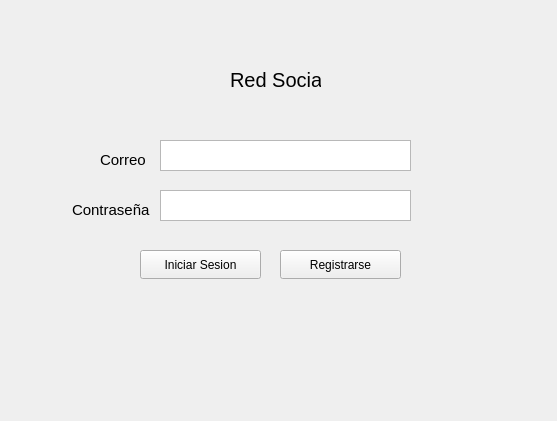
<?xml version="1.0" encoding="UTF-8"?>
<ui version="4.0">
 <class>ModuloEntrada</class>
 <widget class="QDockWidget" name="ModuloEntrada">
  <property name="geometry">
   <rect>
    <x>0</x>
    <y>0</y>
    <width>557</width>
    <height>421</height>
   </rect>
  </property>
  <property name="windowTitle">
   <string>DockWidget</string>
  </property>
  <widget class="QWidget" name="dockWidgetContents">
   <widget class="QTextEdit" name="textEdit">
    <property name="geometry">
     <rect>
      <x>160</x>
      <y>140</y>
      <width>251</width>
      <height>31</height>
     </rect>
    </property>
   </widget>
   <widget class="QLabel" name="label">
    <property name="geometry">
     <rect>
      <x>230</x>
      <y>70</y>
      <width>91</width>
      <height>20</height>
     </rect>
    </property>
    <property name="font">
     <font>
      <pointsize>15</pointsize>
     </font>
    </property>
    <property name="text">
     <string>Red Social</string>
    </property>
   </widget>
   <widget class="QLabel" name="label_2">
    <property name="geometry">
     <rect>
      <x>100</x>
      <y>150</y>
      <width>63</width>
      <height>20</height>
     </rect>
    </property>
    <property name="font">
     <font>
      <pointsize>11</pointsize>
     </font>
    </property>
    <property name="text">
     <string>Correo</string>
    </property>
   </widget>
   <widget class="QLabel" name="label_3">
    <property name="geometry">
     <rect>
      <x>72</x>
      <y>200</y>
      <width>81</width>
      <height>20</height>
     </rect>
    </property>
    <property name="font">
     <font>
      <pointsize>11</pointsize>
     </font>
    </property>
    <property name="text">
     <string>Contraseña</string>
    </property>
   </widget>
   <widget class="QTextEdit" name="textEdit_2">
    <property name="geometry">
     <rect>
      <x>160</x>
      <y>190</y>
      <width>251</width>
      <height>31</height>
     </rect>
    </property>
   </widget>
   <widget class="QPushButton" name="pushButton">
    <property name="geometry">
     <rect>
      <x>140</x>
      <y>250</y>
      <width>121</width>
      <height>29</height>
     </rect>
    </property>
    <property name="text">
     <string>Iniciar Sesion</string>
    </property>
   </widget>
   <widget class="QPushButton" name="pushButton_2">
    <property name="geometry">
     <rect>
      <x>280</x>
      <y>250</y>
      <width>121</width>
      <height>29</height>
     </rect>
    </property>
    <property name="text">
     <string>Registrarse</string>
    </property>
   </widget>
  </widget>
 </widget>
 <resources/>
 <connections/>
</ui>
